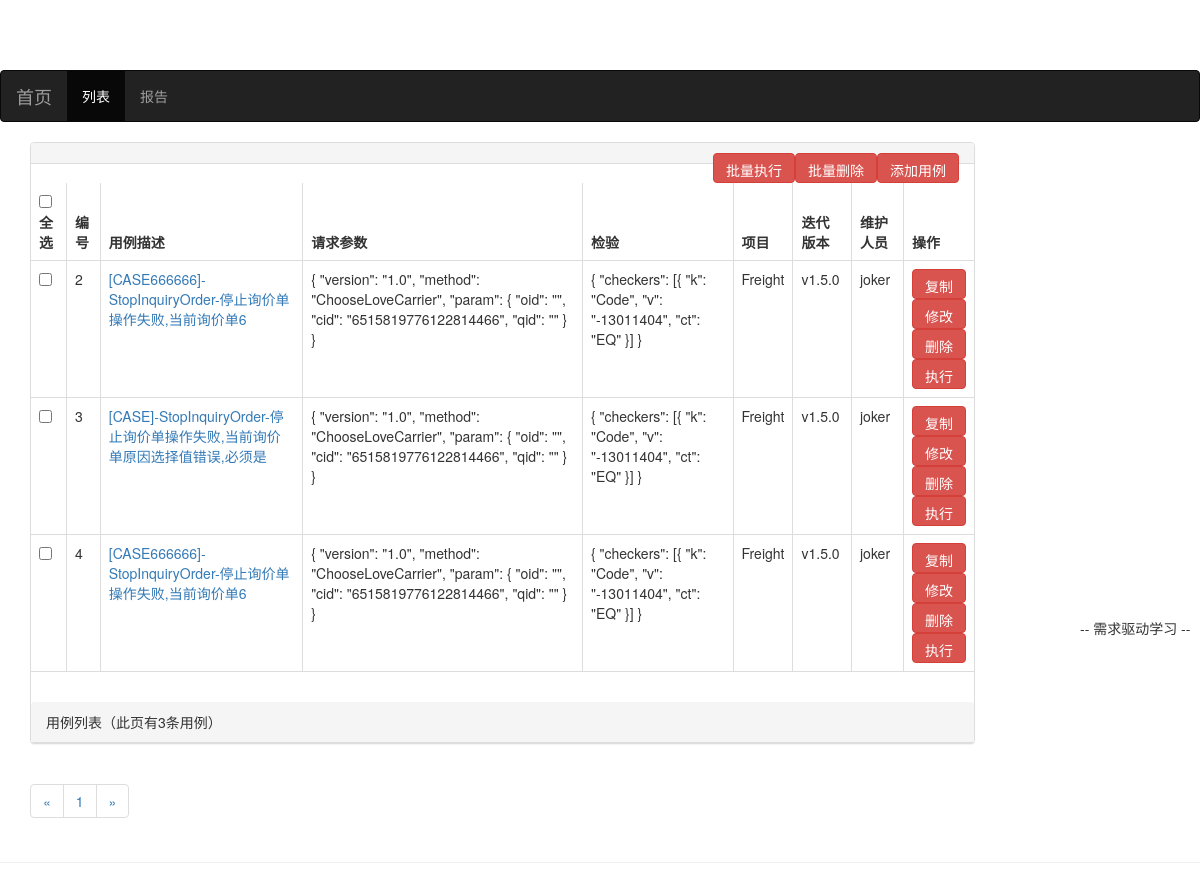
The page /testcase/test_case_list/ on the database as committed earlier.
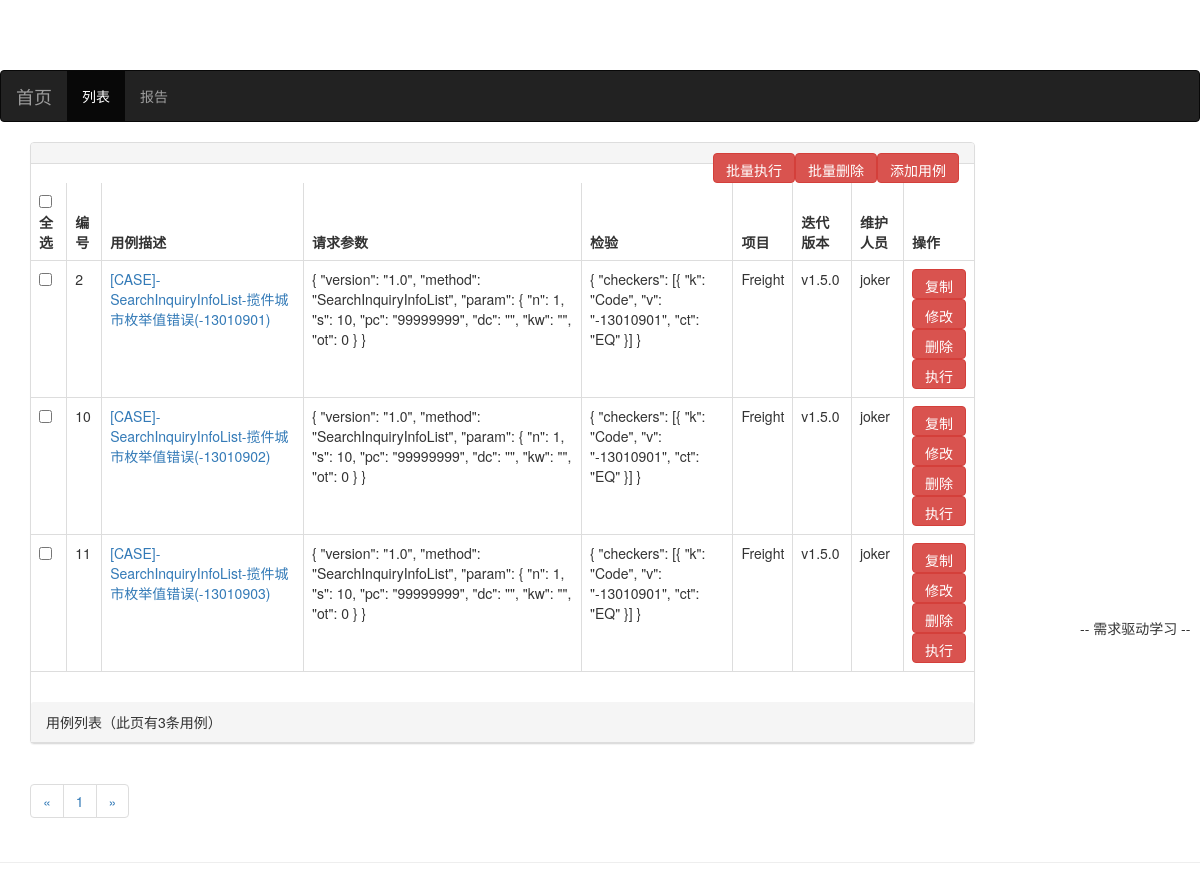
The same page on the database as committed later.
### tpTest/models.py (models this page shows, shortened)
class TestCaseInfo(models.Model):
    name = models.CharField(max_length=100, verbose_name='用例描述')
    url = models.CharField(max_length=100, verbose_name='请求地址')
    method = models.CharField(max_length=20, verbose_name='请求方法')
    email = models.EmailField(
        max_length=50, blank=True, null=True, verbose_name='登录邮箱')
    pw = models.CharField(max_length=20, blank=True,
                          null=True, verbose_name='登录密码')
    project = models.CharField(max_length=20, verbose_name='项目')
    iteration = models.CharField(max_length=20, verbose_name='迭代版本')
    su_env = models.TextField(max_length=200, blank=True,
                              null=True, verbose_name='前提条件设置')
    params = models.TextField(max_length=200, verbose_name='请求参数')
    ret = models.TextField(max_length=200, blank=True,
                           null=True, verbose_name='接口响应')
    checker = models.TextField(max_length=100, verbose_name='检验')
    next_step = models.TextField(max_length=100, blank=True,
                                 null=True, verbose_name='多业务数据')
    td_env = models.TextField(max_length=200, blank=True,
                              null=True, verbose_name='清理数据')
    owner = models.ForeignKey(
        User, on_delete=models.DO_NOTHING, verbose_name='维护人员')
    created_time = models.DateTimeField(
        auto_now_add=True, verbose_name='创建时间')
    last_updated_time = models.DateTimeField(
        auto_now=True, verbose_name='最后维护时间')
    remark = models.CharField(
        max_length=200, blank=True, null=True, verbose_name='备注')
    class Meta:
        verbose_name = '用例描述'
        verbose_name_plural = verbose_name

### tpTest/views.py (the view)
# urls.py: path('test_case_list/', views.test_case_list, name='test_case_list'),
def test_case_list(request):
    test_case_all_list = TestCaseInfo.objects.all()
    paginator = Paginator(test_case_all_list, 5)
    page_num = request.GET.get('page', 1)
    page_of_test_cases = paginator.get_page(page_num)
    context = {}
    context['page_of_test_cases'] = page_of_test_cases
    return render(request, 'tpTest/test_case_list.html', context)

### templates/tpTest/test_case_list.html (shortened to what this page needs)
{% extends 'base.html' %}
{% load staticfiles %}
{% block header_extends %}
<link rel="stylesheet" href="{% static 'tpTest/test_case.css' %}">
{% endblock %}
{% block content %}
<div class="container">
    <div class="row">
        <div class="col-xs-12 col-sm-8 col-md-9 col-lg-10">
            <div class="panel panel-default">
                <div class="panel-heading">
                    <div style="float:right"><a href="{% url 'add_form' %}" class="btn btn-danger input-sm">
                            添加用例</a></div>
                    <div style="float:right">
                        <a onclick="getDeleteValues()" class="btn btn-danger input-sm">批量删除</a></div>
                    <div style="float:right">
                        <a onclick="getExecuteValues()" class="btn btn-danger input-sm">批量执行</a></div>
                </div>
                <table class="table table-bordered">
                    <thead>
                        <tr>
                            <th><input type="checkbox" id="select_all" onclick="selectAll()">全选</th>
                            <th>编号</th>
                            <th>用例描述</th>
                            <th>请求参数</th>
                            <th>检验</th>
                            <th>项目</th>
                            <th>迭代版本</th>
                            <th>维护人员</th>
                            <th>操作</th>
                        </tr>
                    </thead>
                    <tbody>
                        {% for test_case in page_of_test_cases %}
                        <tr>
                            <td><input type="checkbox" value="{{test_case.pk}}" name="check_box" onclick="selectOne()">
                            </td>
                            <td>
                                {{test_case.pk}}
                            </td>
                            <td>
                                <a href="{% url 'test_case_detail' test_case.pk %}">{{ test_case.name }}</a> </td>
                            <td>
                                {{test_case.params}}
                            </td>
                            <td>
                                {{test_case.checker}}
                            </td>
                            <td>
                                {{test_case.project}}
                            </td>
                            <td>
                                {{test_case.iteration}}
                            </td>
                            <td>
                                {{test_case.owner}}
                            </td>
                            <td>
                                <form role="form" action="copy_form/" method="POST">
                                    <div style="float:right">
                                        <button class="btn btn-danger input-sm" type="submit">复制</button></div>
                                </form>
                                <form role="form" action="update_form/" method="POST">
                                    <div style="float:right">
                                        <button class="btn btn-danger input-sm" type="submit">修改</button></div>
                                </form>
                                <form role="form" action="delete_action/" method="POST">
                                    <div style="float:right">
                                        <button class="btn btn-danger input-sm" type="submit">删除</button></div>
                                </form>
                                <form role="form" action="execute_action/" method="POST">
                                    <div style="float:right">
                                        <button class="btn btn-danger input-sm" type="submit">执行</button></div>
                                </form>
                            </td>
                        </tr>
                        {% empty %}
                        <div class="test-case">
                            <h3>-- 暂无用例，请添加 --</h3>
                        </div>
                        {% endfor %}
                    </tbody>
                </table>
                <div class="panel-body">
                </div>
                <div class="panel-heading">用例列表（此页有{{ page_of_test_cases|length }}条用例）</div>
            </div>
            <div>
                <ul class="pagination">
                    <li>
                        {% if page_of_test_cases.has_previous %}
                        <a href="?page={{ page_of_test_cases.pageprevious_page_number }}" aria-label="Previous">
                            <span aria-hidden="true">&laquo;</span>
                        </a>
                        {% else %}
                        <span aria-hidden="true">&laquo;</span>
                        {% endif %}
                    </li>
                    {% for page_num in page_of_test_cases.paginator.page_range %}
                    <li><a href="?page={{ page_num }}">{{ page_num }}</a></li>
                    {% endfor %}
                    <li>
                        {% if page_of_test_cases.has_next %}
                        <a href="?page={{ page_of_test_cases.next_page_number }}" aria-label="Next">
                            <span aria-hidden="true">&raquo;</span>
                        </a>
                        {% else %}
                        <span aria-hidden="true">&raquo;</span>
                        {% endif %}
                    </li>
                </ul>
            </div>
        </div>
    </div>
</div>
{% endblock %}

### templates/base.html (shortened to what this page needs)
{% load staticfiles %}
<!DOCTYPE html>
<html lang="zh-CN">
<head>
    <link rel="stylesheet" href="{% static 'tpTest/base.css' %}">
    <link rel="stylesheet" href="{% static 'bootstrap-3.3.7/css/bootstrap.min.css' %}">
    {% block header_extends %}{% endblock %}
</head>
<body>
        <nav class="navbar navbar-inverse" role="navigation">
            <div class="container-fluid">
                <div class="navbar-header">
                    <a class="navbar-brand" href="{% url 'home' %}">首页</a>
                </div>
                <div>
                    <ul class="nav navbar-nav">
                        <li class="active"><a href="{% url 'test_case_list' %}">列表</a></li>
                        <li><a href="{% url 'test_case_list' %}">报告</a></li>
                </div>
            </div>
        </nav>
        {% block content %}{% endblock %}
        <hr>
        <p class="base-content">
            -- 需求驱动学习 --</p>
</body>
</html>

### static/tpTest/base.css (style rules this page uses)
* { margin: 0; padding: 0; }
body { margin-top: 70px!important; }
p.base-content { font-size: 100%; position: absolute; left: 90%; top: 70%; }

Rows that differ between the two databases and show on the page:
removed TestCaseInfo: pk "3", name "[CASE]-StopInquiryOrder-停止询价单操作失败,当前询价单原因选择值错误,必须是", params "{ \"version\": \"1.0\", \"method\": \"ChooseLoveCarrier\", \"param\": { \"oid\": \"\", \"cid\": \"6515819776122814466\", \"qid\": \"\" } }", checker "{ \"checkers\": [{ \"k\": \"Code\", \"v\": \"-13011404\", \"ct\": \"EQ\" }] }", project "Freight", iteration "v1.5.0", owner "joker"
removed TestCaseInfo: pk "4", name "[CASE666666]-StopInquiryOrder-停止询价单操作失败,当前询价单6", params "{ \"version\": \"1.0\", \"method\": \"ChooseLoveCarrier\", \"param\": { \"oid\": \"\", \"cid\": \"6515819776122814466\", \"qid\": \"\" } }", checker "{ \"checkers\": [{ \"k\": \"Code\", \"v\": \"-13011404\", \"ct\": \"EQ\" }] }", project "Freight", iteration "v1.5.0", owner "joker"
changed TestCaseInfo id 2: name "[CASE666666]-StopInquiryOrder-停止询价单操作失败,当前询价单6" → "[CASE]-SearchInquiryInfoList-揽件城市枚举值错误(-13010901)"; params "{ \"version\": \"1.0\", \"method\": \"ChooseLoveCarrier\", \"param\": { \"oid\": \"\", \"cid\": \"6515819776122814466\", \"qid\": \"\" } }" → "{ \"version\": \"1.0\", \"method\": \"SearchInquiryInfoList\", \"param\": { \"n\": 1, \"s\": 10, \"pc\": \"99999999\", \"dc\": \"\", \"kw\": \"\", \"ot\": 0 } }"; checker "{ \"checkers\": [{ \"k\": \"Code\", \"v\": \"-13011404\", \"ct\": \"EQ\" }] }" → "{ \"checkers\": [{ \"k\": \"Code\", \"v\": \"-13010901\", \"ct\": \"EQ\" }] }"
added TestCaseInfo: pk "10", name "[CASE]-SearchInquiryInfoList-揽件城市枚举值错误(-13010902)", params "{ \"version\": \"1.0\", \"method\": \"SearchInquiryInfoList\", \"param\": { \"n\": 1, \"s\": 10, \"pc\": \"99999999\", \"dc\": \"\", \"kw\": \"\", \"ot\": 0 } }", checker "{ \"checkers\": [{ \"k\": \"Code\", \"v\": \"-13010901\", \"ct\": \"EQ\" }] }", project "Freight", iteration "v1.5.0", owner "joker"
added TestCaseInfo: pk "11", name "[CASE]-SearchInquiryInfoList-揽件城市枚举值错误(-13010903)", params "{ \"version\": \"1.0\", \"method\": \"SearchInquiryInfoList\", \"param\": { \"n\": 1, \"s\": 10, \"pc\": \"99999999\", \"dc\": \"\", \"kw\": \"\", \"ot\": 0 } }", checker "{ \"checkers\": [{ \"k\": \"Code\", \"v\": \"-13010901\", \"ct\": \"EQ\" }] }", project "Freight", iteration "v1.5.0", owner "joker"
